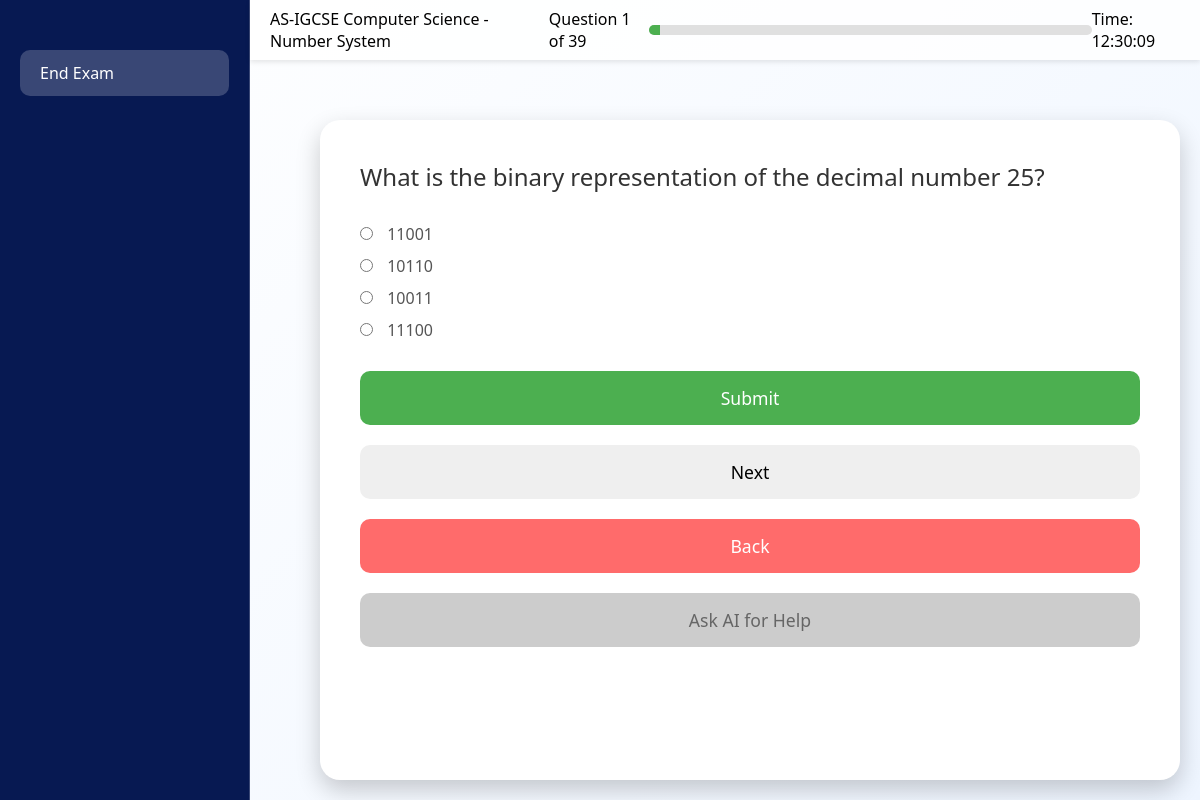
Page /exam/4/1 (signed in) on the committed database.
### app.py (models this page shows)
class Exam(db.Model):
    __tablename__ = 'exam'
    id = db.Column(db.Integer, primary_key=True)
    title = db.Column(db.String(100), nullable=False)
    questions = db.relationship('Question', backref='exam', lazy=True)

class Question(db.Model):
    id = db.Column(db.Integer, primary_key=True)
    exam_id = db.Column(db.Integer, db.ForeignKey('exam.id'), nullable=False)
    question_text = db.Column(db.String(500), nullable=False)
    option_a = db.Column(db.String(100), nullable=True)  # For single/multiple-choice questions
    option_b = db.Column(db.String(100), nullable=True)
    option_c = db.Column(db.String(100), nullable=True)
    option_d = db.Column(db.String(100), nullable=True)
    correct_option = db.Column(db.String(1), nullable=True)  # For single-choice questions
    correct_options = db.Column(db.String(100), nullable=True)  # Comma-separated correct answers for multiple-choice or fill-in-the-blank
    blanks = db.Column(db.Integer, nullable=True)  # Number of blanks for fill-in-the-blank questions
    question_type = db.Column(db.String(20), nullable=False, default="single")  # 'single', 'multiple', 'fill_in_the_blank'

### app.py (the view, shortened to what this page needs)
@app.route("/exam/<int:exam_id>/<int:question_number>", methods=['GET', 'POST'])
@login_required
def exam(exam_id, question_number):
    exam = Exam.query.get_or_404(exam_id)
    questions = Question.query.filter_by(exam_id=exam_id).all()
    question = questions[question_number - 1]
    return render_template(
        'exam_question.html',
        exam=exam,
        question=question,
        question_number=question_number,
        total_questions=len(questions)
    )
    return render_template('exam_question.html', exam=exam, question=question, question_number=question_number, total_questions=len(questions))

### app.py (called while the page is built)
@login_manager.user_loader
def load_user(user_id):
    return User.query.get(int(user_id))

### templates/exam_question.html (shortened to what this page needs)
<!DOCTYPE html>
<html lang="en">
<head>
    <link href="https://cdnjs.cloudflare.com/ajax/libs/animate.css/4.1.1/animate.min.css" rel="stylesheet">
</head>
<body>
    <div class="sidebar">
        <a href="{{ url_for('papers') }}">End Exam</a>
    </div>
    <div class="top-bar">
        <div>{{ exam.title }}</div>
        <div>Question {{ question_number }} of {{ total_questions }}</div>
        <div class="progress-bar">
            <div class="progress-bar-fill"></div>
        </div>
        <div id="current-time"></div>
    </div>
<div class="question-container">
    <div class="question-box">
        <div class="question-text" id="question-text">{{ question.question_text | safe }}</div>
        <form id="form" method="POST" action="{{ url_for('exam', exam_id=exam.id, question_number=question_number) }}" class="answer-options">
            {% if question.question_type == 'textbox' %}
                <textarea
                    class="textbox-answer"
                    name="textbox_answer"
                    id="textbox_answer"
                    placeholder="Type your answer here..."
                    required
                ></textarea>
            {% elif question.question_type == 'fill_in_the_blank' %}
                {% for i in range(1, question.blanks + 1) %}
                    <label for="blank{{ i }}">Answer {{ i }}:</label>
                    <input type="text" name="blank{{ i }}" id="blank{{ i }}" required>
                {% endfor %}
            {% else %}
                {% if question.option_a %}
                    <label>
                        <input type="radio" name="answer" value="option_a" required> {{ question.option_a }}
                    </label>
                {% endif %}
                {% if question.option_b %}
                    <label>
                        <input type="radio" name="answer" value="option_b"> {{ question.option_b }}
                    </label>
                {% endif %}
                {% if question.option_c %}
                    <label>
                        <input type="radio" name="answer" value="option_c"> {{ question.option_c }}
                    </label>
                {% endif %}
                {% if question.option_d %}
                    <label>
                        <input type="radio" name="answer" value="option_d"> {{ question.option_d }}
                    </label>
                {% endif %}
            {% endif %}
            <button type="button" class="submit-button" id="sb-button" onclick="checkAnswer()">Submit</button>
            <button type="button" class="next-button" id="next" onclick="submitAnswer()">Next</button>
            <button type="button" class="back-button" onclick="goBack()">Back</button>
        </form>
        <button class="ai-button" onclick="getAIResponse()" id="ai-button" disabled>Ask AI for Help</button>
    </div>
</div>
</body>
</html>

### rows in the picture
Exam: title "AS-IGCSE Computer Science - Number System"
Question: question_text "What is the binary representation of the decimal number 25?", option_a "11001", option_b "10110", option_c "10011", option_d "11100"

### other values in the picture
{{ question_number }} "1"
{{ total_questions }} "39"
